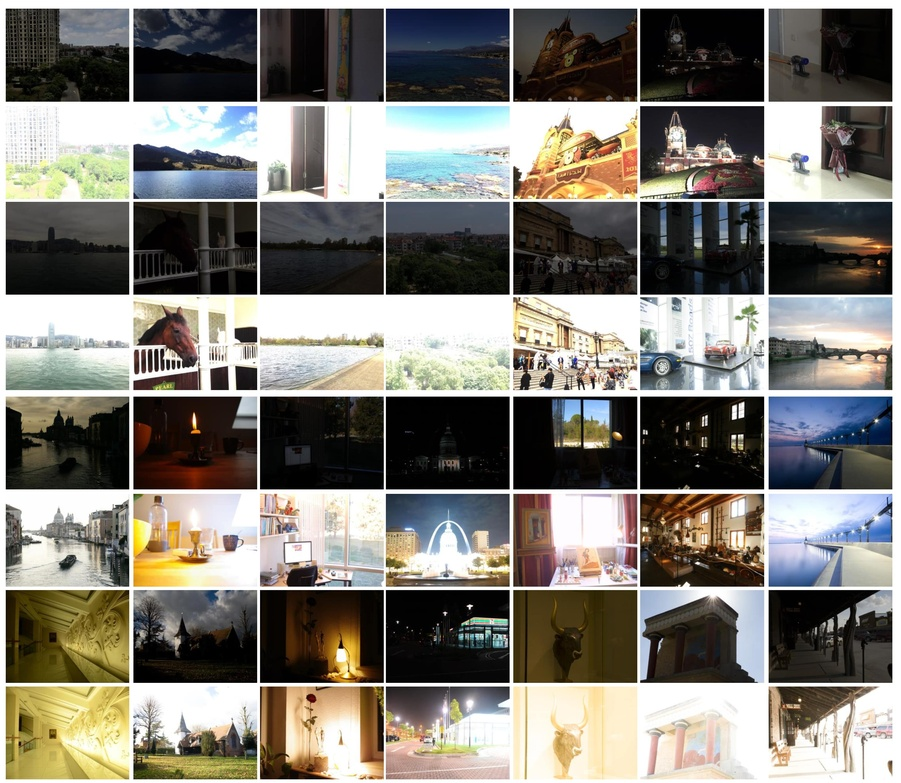
%> input picture dataset.jpg, 901 x 783 px, shrunk from 3444 x 2995 before the run
$ octave --eval "result = MultiScaleDetailBoosting(imread('../../dataset.jpg'));"   (GNU Octave 9; MATLAB toolbox functions it lacks are replaced by stand-ins)
%> lines starting %> are read from the running program, lines starting %| are printed output that depends on the picture
% DARK IMAGE ENHANCEMENT BASED ON PAIRWISE TARGET CONTRAST AND MULTI-SCALE DETAIL BOOSTING
function enhanced_img = MultiScaleDetailBoosting(src_img, radius)
% mertinx
% src_img: 输入图像,最好是uint8
% radius: 滤波器半径
if(~exist('radius', 'var'))
    radius = 1;
end
if isa(src_img,'double')
    src_img=uint8(src_img*255);
end
src_img=double(src_img);
% 分别对输入图像进行不同的高斯滤波，获取三组不同尺度的图像
% B1 = imgaussfilt(src_img, 1, 'FilterSize', 2 * radius + 1);
% B2 = imgaussfilt(src_img, 2, 'FilterSize', 4 * radius + 1);
% B3 = imgaussfilt(src_img, 4, 'FilterSize', 8 * radius + 1);
B1 = imgaussfilt(src_img, 1);
B2 = imgaussfilt(src_img, 2);
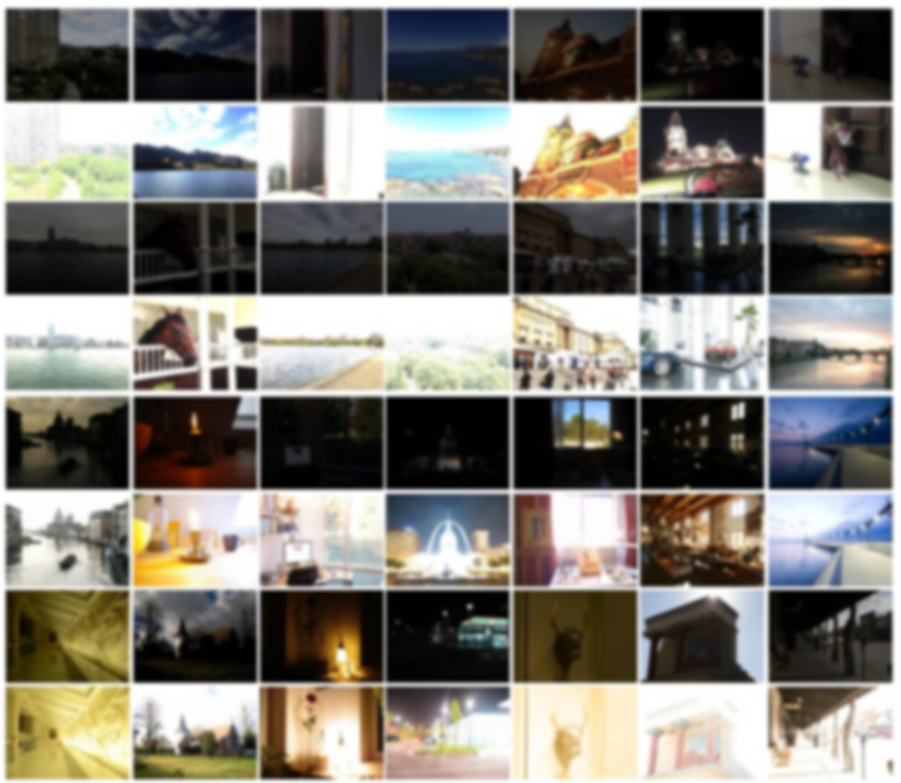
%> B2: size 783x901x3 double; mean R, G, B 127.4, 124, 116.3; mean of the top-left, top-right, bottom-left and bottom-right quarters 132, 116.2, 114.8, 127.3; drawn with min black and max white
B3 = imgaussfilt(src_img, 4);
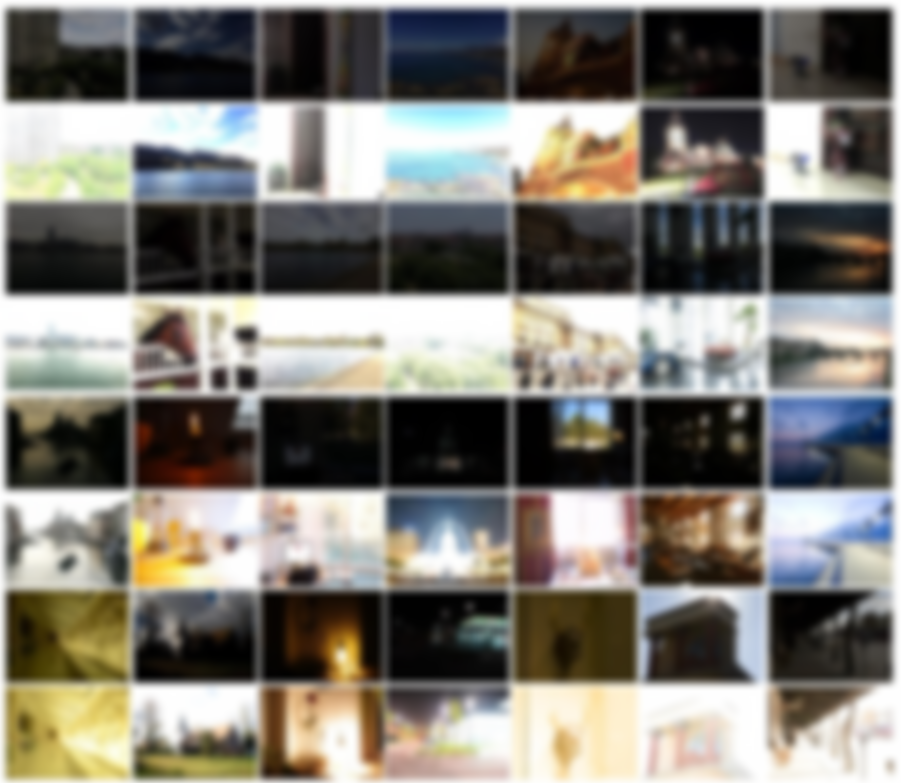
%> B3: size 783x901x3 double; mean R, G, B 127.5, 124.1, 116.4; drawn with min black and max white


% 定义权重系数
w1 = 0.6;
w2 = 0.3;
w3 = 0.1;

% 对每个像素进行增强
enhanced_img = zeros(size(src_img));
% [15 lines of commented-out code are left out]

for k = 1:size(src_img,3)
    % 计算三组高斯滤波结果与原图像之间的差值
    D1 = double(src_img) - double(B1);
    D2 = max(min(255,double(B1) - double(B2)),0);
    D3 = max(min(255,double(B2) - double(B3)),0);
    signn = sign(D1);
    % 计算增强后的像素值
    %             enhanced_img(i, j, k) = max(min(255, (1 - w1 * signn) * D1 - w2 * D2 + w3 * D3 ), 0);
%     enhanced_img = (1 - w1 .* signn) .* D1 - w2 .* D2 + w3 .* D3 + double(src_img);
enhanced_img = w1  .* D1 - w2 .* D2 + w3 .* D3 ;
end
%> this loop made 3 passes
%> pass 1, in MultiScaleDetailBoosting, `D1 = double(src_img) - double(B1);`:
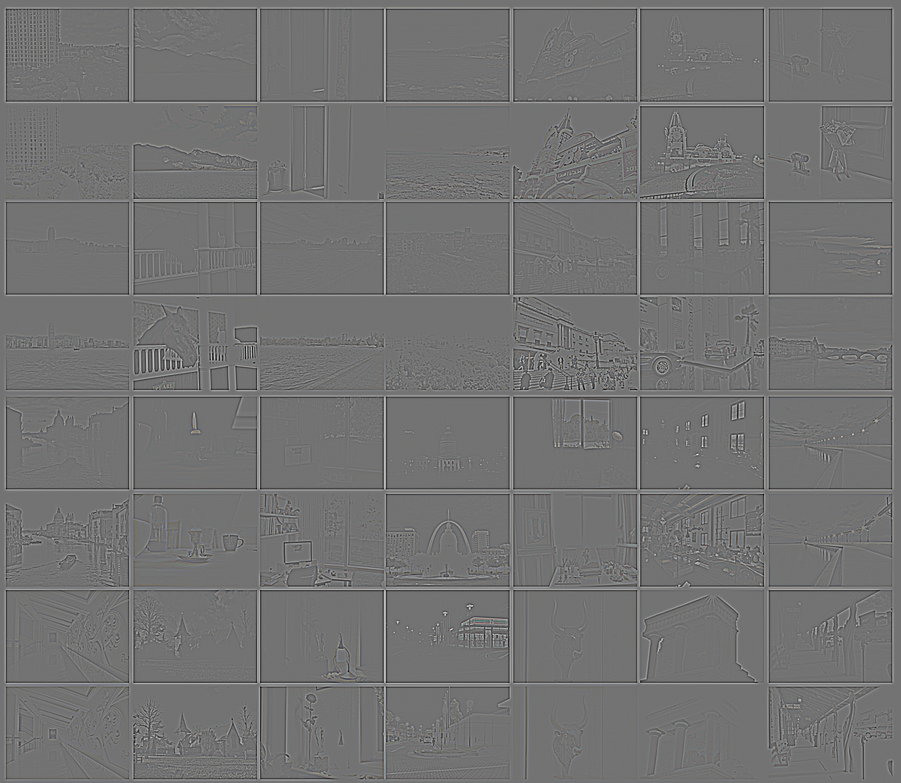
%> D1: size 783x901x3 double; mean R, G, B 0, 0, 0; drawn with min black and max white
%> pass 1, in MultiScaleDetailBoosting, `D2 = max(min(255,double(B1) - double(B2)),0);`:
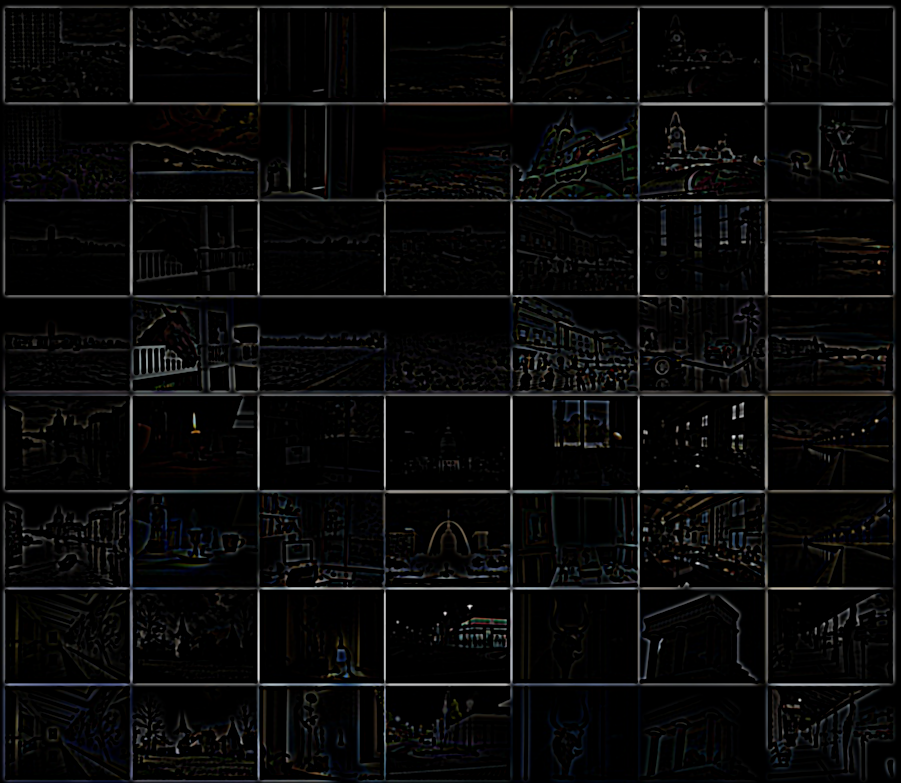
%> D2: size 783x901x3 double; mean R, G, B 3.2, 3.2, 3.3; drawn with min black and max white
%> pass 1, in MultiScaleDetailBoosting, `D3 = max(min(255,double(B2) - double(B3)),0);`:
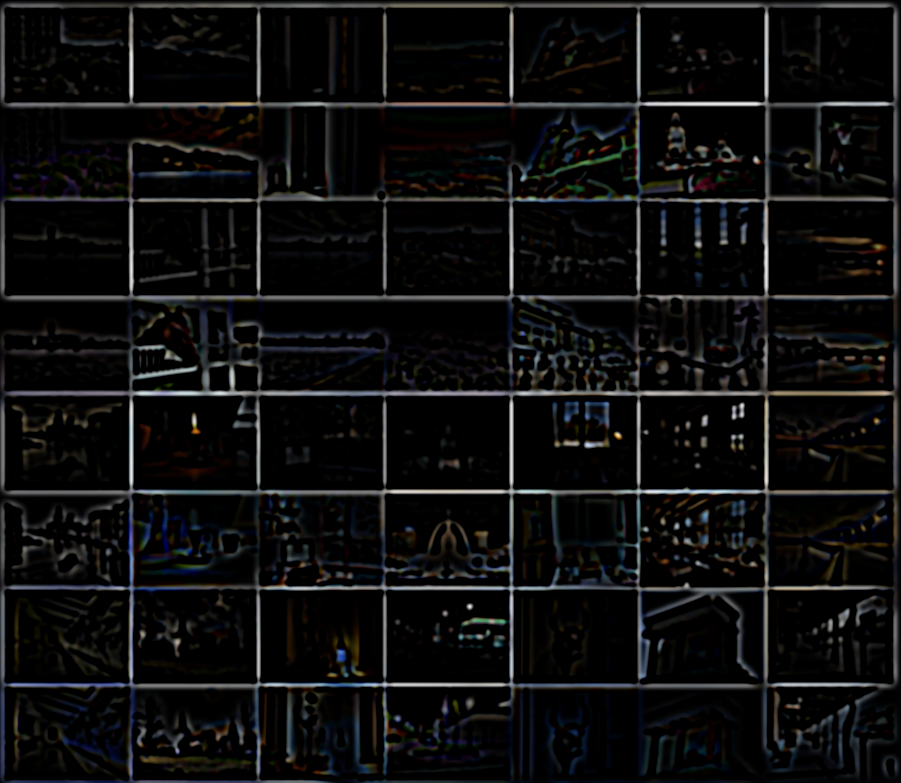
%> D3: size 783x901x3 double; mean R, G, B 4.7, 4.7, 4.8; drawn with min black and max white
%> pass 1, in MultiScaleDetailBoosting, `signn = sign(D1);`:
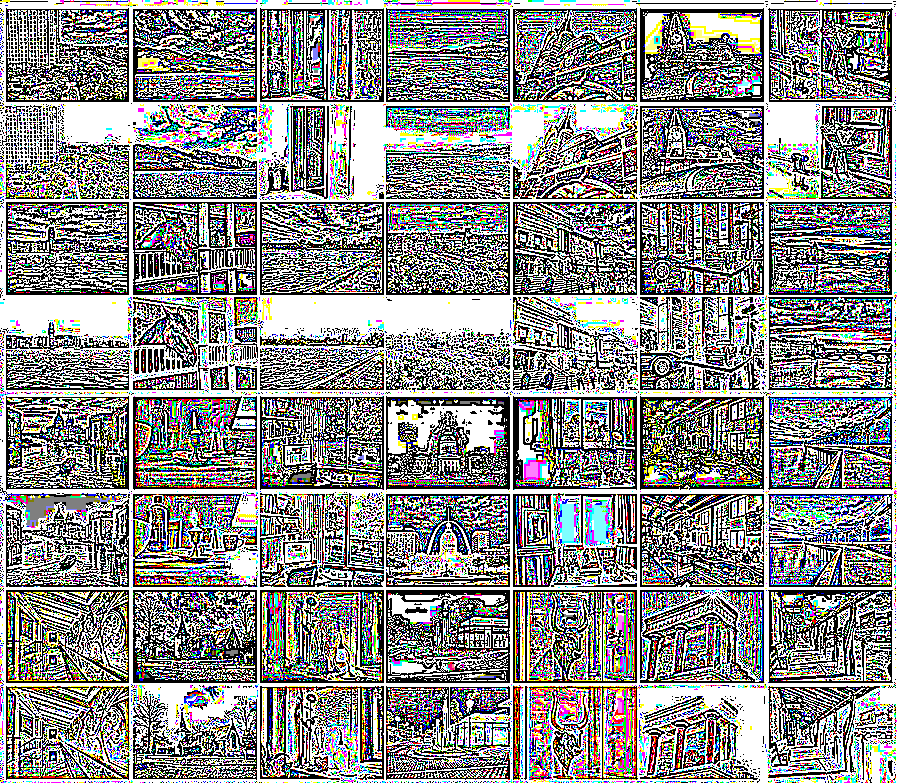
%> signn: size 783x901x3 double; mean R, G, B 0.0986, 0.0995, 0.0888; drawn with min black and max white
enhanced_img = max(min(255,enhanced_img + double(src_img)),0);
enhanced_img = uint8(enhanced_img);
%> enhanced_img: size 783x901x3 uint8
enhanced_img = im2double(enhanced_img);
%> enhanced_img: size 783x901x3 double

$ run again, on Copy_of_flower.png
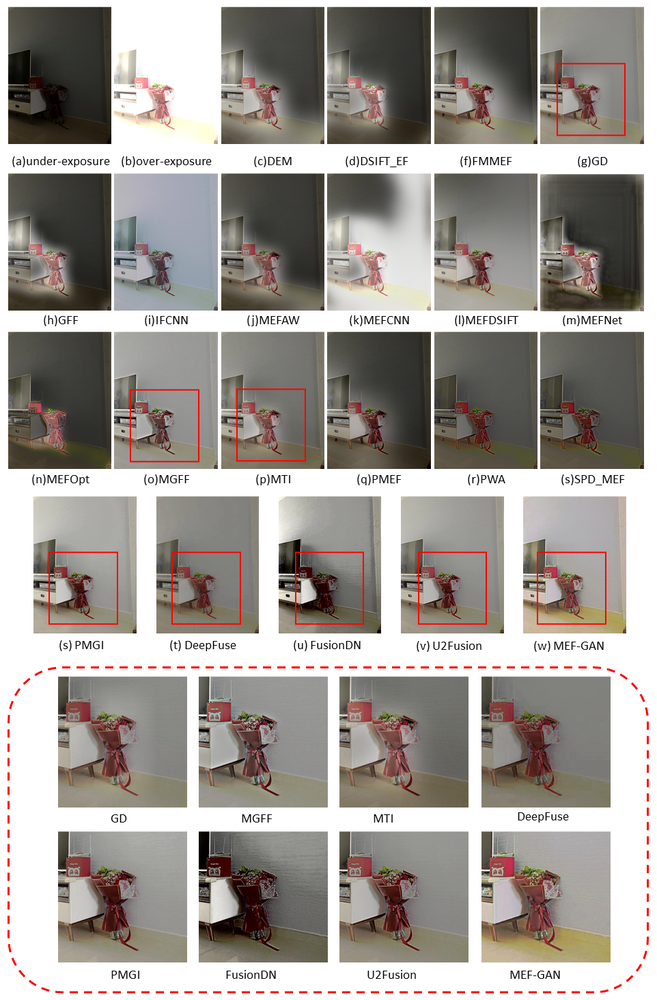
%> input picture Copy_of_flower.png, 657 x 1000 px, shrunk from 962 x 1465 before the run
%> the loop in MultiScaleDetailBoosting, `for k = 1:size(src_img,3)` made 3 passes
%> pass 1, in MultiScaleDetailBoosting, `D3 = max(min(255,double(B2) - double(B3)),0);`:
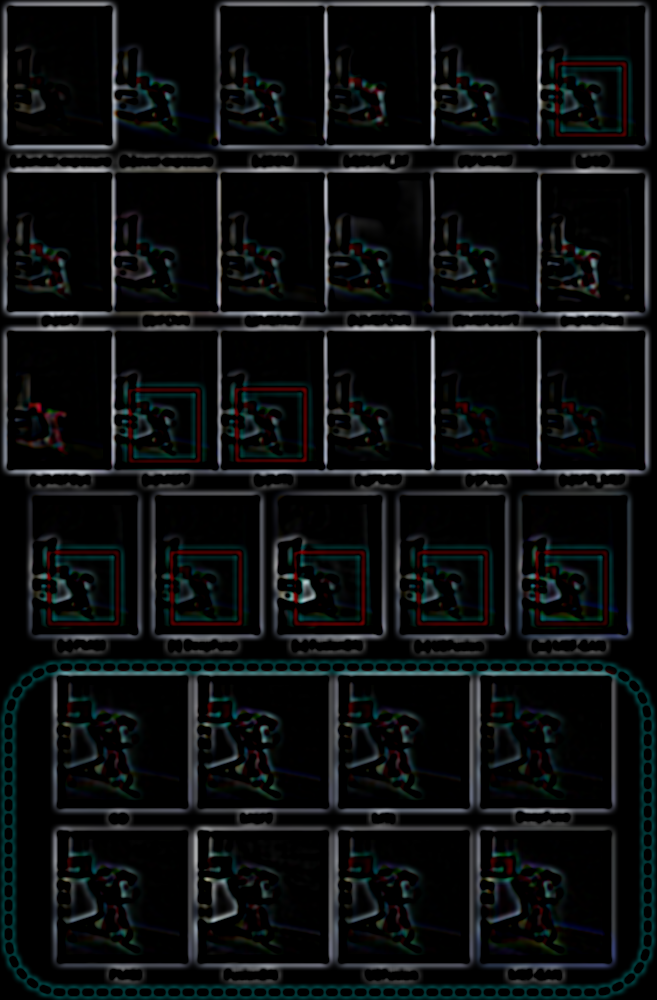
%> D3: size 1000x657x3 double; mean R, G, B 3, 3.5, 3.7; drawn with min black and max white
%> pass 1, in MultiScaleDetailBoosting, `signn = sign(D1);`:
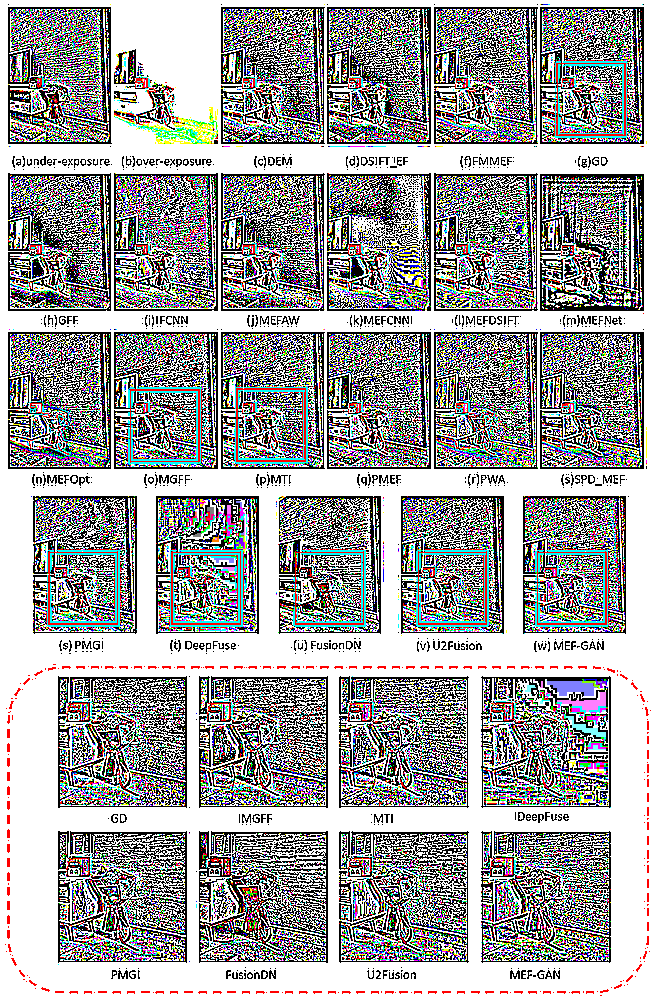
%> signn: size 1000x657x3 double; mean R, G, B 0.256, 0.257, 0.257; drawn with min black and max white
